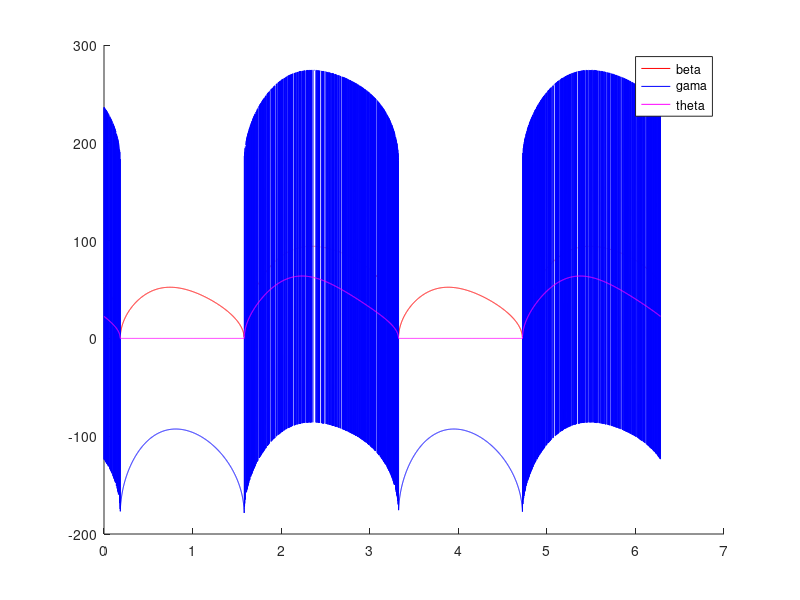

This figure's MATLAB source:
mx="0";
m=0.6;

theta_f1=0:0.001:2*pi;
dead_time=0.0;
% m=0;
n=0;
D1=(1+m*sin(theta_f1)+(n/6)*sawtooth(3*theta_f1+pi/2,1/2))/2;
D1(D1<dead_time)=dead_time;
D1(D1>(1-dead_time))=1-dead_time;
% S1=(2/pi)*sin(pi*D1)*cos(theta_c);
S1=(2/pi)*sin(pi*(D1));
theta_f2=theta_f1-2*pi/3;
D2=(1+m*sin(theta_f2)+(n/6)*sawtooth(3*theta_f2+pi/2,1/2))/2;
D2(D2<dead_time)=dead_time;
D2(D2>(1-dead_time))=1-dead_time;
D2=(1+m*sin(theta_f2)+(n/6)*sawtooth(3*theta_f2+pi/2,1/2))/2;
S2=(2/pi)*sin(pi*(D2));

theta_f3=theta_f1+2*pi/3;
D3=(1+m*sin(theta_f3)+(n/6)*sawtooth(3*theta_f3+pi/2,1/2))/2;
D3(D3<dead_time)=dead_time;
D3(D3>(1-dead_time))=1-dead_time;
D3=(1+m*sin(theta_f3)+(n/6)*sawtooth(3*theta_f3+pi/2,1/2))/2;
S3=(2/pi)*sin(pi*(D3));

alpha_x=[];
beta_x=[];
gamma_x=[];
S_updated=[];
theta_x=[];
% figure();
% plot(theta_f1,S1)
% hold on;
% plot(theta_f1,2*S2)
% plot(theta_f1,S3)
% plot(theta_f1,S2)
%%
% figure();
for i=1:length(S1)
A=S1(i);
B=2*S2(i);
C=S3(i);
D=0.95;

if B-C ~= 0
    if D >= A-abs(B-C) && D <= A+abs(B-C)
     theta =acos((A^2-(B-C)^2+D^2)/(2*A*D));
    else
        theta=0;
    end
else
    
    theta=0;

end



XE=D*cos(theta);
YE=D*sin(theta);

alpha=0;
beta=2*atan((((8*B^2*C*YE)/((A^2 - 2*A*XE - B^2 + 2*B*C - C^2 + XE^2 + YE^2)*(A^2 - 2*A*B - 2*A*XE + B^2 + 2*B*XE - C^2 + XE^2 + YE^2)) + (4*B*C*((A^2 - 2*A*XE - B^2 + 2*B*C - C^2 + XE^2 + YE^2)*(- A^2 + 2*A*XE + B^2 + 2*B*C + C^2 - XE^2 - YE^2))^(1/2))/((A^2 - 2*A*XE - B^2 + 2*B*C - C^2 + XE^2 + YE^2)*(A^2 - 2*A*B - 2*A*XE + B^2 + 2*B*XE - C^2 + XE^2 + YE^2)))*(A^2 - 2*A*XE - B^2 + 2*B*C - C^2 + XE^2 + YE^2))/(4*B*C));
gamma= -2*atan(((A^2 - 2*A*XE - B^2 + 2*B*C - C^2 + XE^2 + YE^2)*(- A^2 + 2*A*XE + B^2 + 2*B*C + C^2 - XE^2 - YE^2))^(1/2)/(A^2 - 2*A*XE - B^2 + 2*B*C - C^2 + XE^2 + YE^2));

alpha_x=[alpha_x alpha];
beta_x=[beta_x alpha+beta];
gamma_x=[gamma_x alpha+beta+gamma];
theta_x=[theta_x theta];

end


figure();
% plot(theta_f1,alpha_x*180/pi,'-g')
hold on;
plot(theta_f1,beta_x*180/pi,'-r')
plot(theta_f1,gamma_x*180/pi,'-b')
plot(theta_f1,theta_x*180/pi,'-m')
legend( {'beta','gama','theta'})
